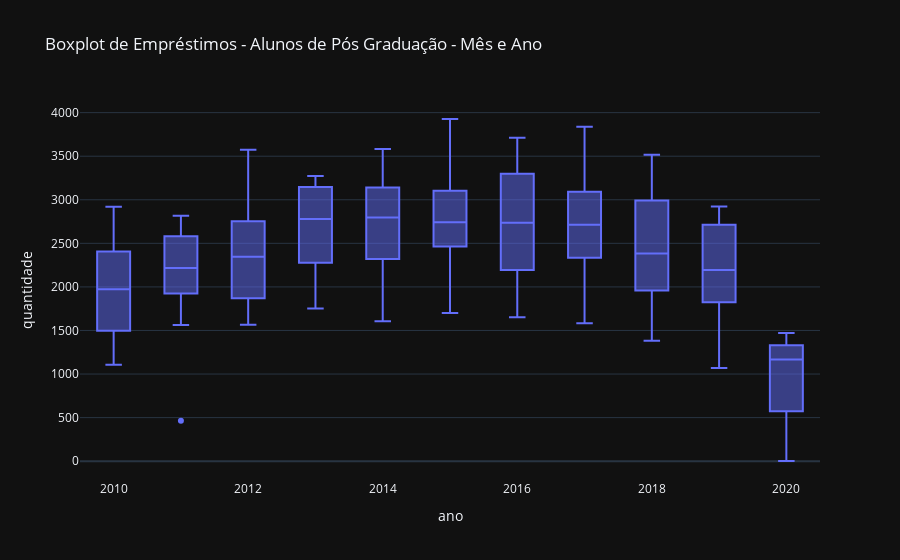

Notebook code cell kept with this figure:
### Markdown cell above
Plotly

### Code cell
fig = px.box(pos_graduacao_circulante,
             y = 'quantidade',
             x = 'ano',
             title = 'Boxplot de Empréstimos - Alunos de Pós Graduação - Mês e Ano',
             template= 'plotly_dark')
fig.show(config={'responsive': True})

### Figure 1 — Plotly figure (JSON) as saved in the notebook; plotly's stock layout.template omitted (floating-point values rounded to 4 significant figures)
{"data": [{"alignmentgroup": "True", "hovertemplate": "ano=%{x}<br>quantidade=%{y}<extra></extra>", "legendgroup": "", "marker": {"color": "#636efa"}, "name": "", "notched": false, "offsetgroup": "", "orientation": "v", "showlegend": false, "type": "box", "x": [2015, 2017, 2017, 2016, 2016, 2014, 2012, 2018, 2016, 2015, 2018, 2013, 2014, 2013, 2013, 2014, 2017, 2015, 2016, 2013, 2014, 2015, 2018, 2017, 2016, 2014, 2012, 2015, 2012, 2019, 2013, 2010, 2018, 2014, 2017, 2019, 2019, 2011, 2013, 2015, 2013, 2016, 2017, 2016, 2010, 2015, 2017, 2014, 2015, 2011, 2019, 2011, 2011, 2014, 2012, 2013, 2010, 2015, 2018, 2013, 2011, 2015, 2018, 2019, 2016, 2017, 2018, 2012, 2012, 2012, 2011, 2017, 2017, 2016, 2014, 2014, 2019, 2010, 2018, 2010, 2012, 2013, 2013, 2011, 2019, 2016, 2019, 2018, 2019, 2011, 2010, 2012, 2014, 2011, 2010, 2011, 2018, 2015, 2010, 2013, 2012, 2015, 2016, 2012, 2016, 2017, 2019, 2014, 2019, 2017, 2012, 2011, 2018, 2010, 2010, 2020, 2018, 2010, 2020, 2020, 2010, 2019, 2011, 2020], "x0": " ", "xaxis": "x", "y": [3927, 3837, 3722, 3711, 3662, 3583, 3575, 3518, 3483, 3315, 3290, 3274, 3204, 3186, 3181, 3180, 3125, 3120, 3115, 3110, 3101, 3086, 3068, 3059, 3049, 3010, 2993, 2977, 2956, 2922, 2921, 2919, 2914, 2904, 2849, 2848, 2836, 2818, 2791, 2774, 2767, 2753, 2724, 2720, 2716, 2711, 2705, 2690, 2661, 2595, 2593, 2591, 2573, 2571, 2553, 2528, 2514, 2506, 2451, 2445, 2431, 2423, 2389, 2379, 2378, 2376, 2376, 2370, 2351, 2341, 2340, 2339, 2332, 2328, 2325, 2316, 2307, 2297, 2229, 2222, 2217, 2108, 2104, 2095, 2082, 2059, 2049, 2049, 2037, 2030, 2026, 2025, 1970, 1945, 1920, 1903, 1868, 1785, 1782, 1753, 1714, 1701, 1692, 1691, 1651, 1649, 1613, 1605, 1601, 1582, 1566, 1563, 1545, 1522, 1474, 1471, 1382, 1275, 1189, 1143, 1106, 1069, 465, 2], "y0": " ", "yaxis": "y"}], "layout": {"boxmode": "group", "legend": {"tracegroupgap": 0}, "title": {"text": "Boxplot de Empréstimos - Alunos de Pós Graduação - Mês e Ano"}, "xaxis": {"anchor": "y", "domain": [0, 1], "title": {"text": "ano"}}, "yaxis": {"anchor": "x", "domain": [0, 1], "title": {"text": "quantidade"}}}}
